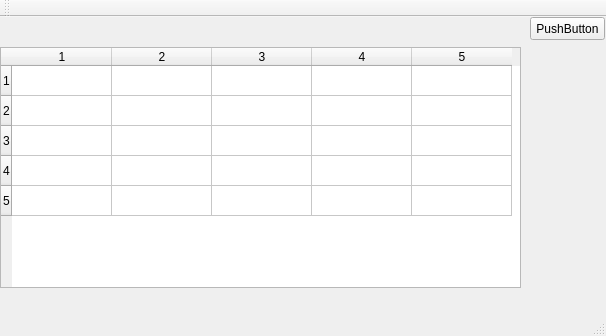
<?xml version="1.0" encoding="UTF-8"?>
<ui version="4.0">
 <class>MainWindow</class>
 <widget class="QMainWindow" name="MainWindow">
  <property name="geometry">
   <rect>
    <x>0</x>
    <y>0</y>
    <width>606</width>
    <height>336</height>
   </rect>
  </property>
  <property name="windowTitle">
   <string>MainWindow</string>
  </property>
  <widget class="QWidget" name="centralWidget">
   <widget class="QPushButton" name="pushButton">
    <property name="geometry">
     <rect>
      <x>530</x>
      <y>0</y>
      <width>75</width>
      <height>23</height>
     </rect>
    </property>
    <property name="text">
     <string>PushButton</string>
    </property>
   </widget>
   <widget class="QTableWidget" name="table">
    <property name="geometry">
     <rect>
      <x>0</x>
      <y>30</y>
      <width>521</width>
      <height>241</height>
     </rect>
    </property>
    <property name="rowCount">
     <number>5</number>
    </property>
    <property name="columnCount">
     <number>5</number>
    </property>
    <row/>
    <row/>
    <row/>
    <row/>
    <row/>
    <column/>
    <column/>
    <column/>
    <column/>
    <column/>
   </widget>
  </widget>
  <widget class="QMenuBar" name="menuBar">
   <property name="geometry">
    <rect>
     <x>0</x>
     <y>0</y>
     <width>606</width>
     <height>23</height>
    </rect>
   </property>
  </widget>
  <widget class="QToolBar" name="mainToolBar">
   <attribute name="toolBarArea">
    <enum>TopToolBarArea</enum>
   </attribute>
   <attribute name="toolBarBreak">
    <bool>false</bool>
   </attribute>
  </widget>
  <widget class="QStatusBar" name="statusBar"/>
 </widget>
 <layoutdefault spacing="6" margin="11"/>
 <resources/>
 <connections/>
</ui>
